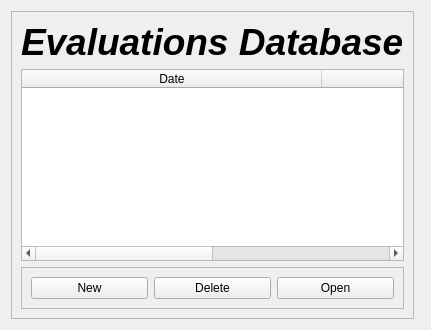
      <widget class="QWidget" name="tab_5">
       <attribute name="title">
        <string>Evaluations</string>
       </attribute>
       <layout class="QGridLayout" name="gridLayout_8">
        <item row="0" column="0">
         <widget class="QFrame" name="frame_26">
          <property name="maximumSize">
           <size>
            <width>461</width>
            <height>521</height>
           </size>
          </property>
          <property name="frameShape">
           <enum>QFrame::StyledPanel</enum>
          </property>
          <property name="frameShadow">
           <enum>QFrame::Raised</enum>
          </property>
          <layout class="QGridLayout" name="gridLayout_19">
           <item row="0" column="0">
            <widget class="QLabel" name="label_52">
             <property name="font">
              <font>
               <family>Ubuntu</family>
               <pointsize>28</pointsize>
               <weight>75</weight>
               <italic>true</italic>
               <bold>true</bold>
              </font>
             </property>
             <property name="text">
              <string>Evaluations Database</string>
             </property>
            </widget>
           </item>
           <item row="1" column="0">
            <widget class="QTableWidget" name="tableWidget_2">
             <attribute name="horizontalHeaderDefaultSectionSize">
              <number>100</number>
             </attribute>
             <attribute name="horizontalHeaderMinimumSectionSize">
              <number>300</number>
             </attribute>
             <attribute name="horizontalHeaderShowSortIndicator" stdset="0">
              <bool>true</bool>
             </attribute>
             <attribute name="horizontalHeaderStretchLastSection">
              <bool>true</bool>
             </attribute>
             <column>
              <property name="text">
               <string>Date</string>
              </property>
             </column>
             <column>
              <property name="text">
               <string>Student Name</string>
              </property>
             </column>
            </widget>
           </item>
           <item row="2" column="0">
            <widget class="QFrame" name="frame_27">
             <property name="frameShape">
              <enum>QFrame::StyledPanel</enum>
             </property>
             <property name="frameShadow">
              <enum>QFrame::Raised</enum>
             </property>
             <layout class="QHBoxLayout" name="horizontalLayout_4">
              <item>
               <widget class="QPushButton" name="pushButton_12">
                <property name="text">
                 <string>New</string>
                </property>
               </widget>
              </item>
              <item>
               <widget class="QPushButton" name="pushButton_13">
                <property name="text">
                 <string>Delete</string>
                </property>
               </widget>
              </item>
              <item>
               <widget class="QPushButton" name="pushButton_14">
                <property name="text">
                 <string>Open</string>
                </property>
               </widget>
              </item>
             </layout>
            </widget>
           </item>
          </layout>
         </widget>
        </item>
        <item row="0" column="1">
         <widget class="QFrame" name="frame_6">
          <property name="maximumSize">
           <size>
            <width>891</width>
            <height>541</height>
           </size>
          </property>
          <property name="frameShape">
           <enum>QFrame::StyledPanel</enum>
          </property>
          <property name="frameShadow">
           <enum>QFrame::Raised</enum>
          </property>
          <widget class="QLabel" name="label_38">
           <property name="geometry">
            <rect>
             <x>10</x>
             <y>10</y>
             <width>332</width>
             <height>41</height>
            </rect>
           </property>
           <property name="font">
            <font>
             <family>Ubuntu</family>
             <pointsize>28</pointsize>
             <weight>75</weight>
             <italic>true</italic>
             <bold>true</bold>
            </font>
           </property>
           <property name="text">
            <string>Evaluation Sumary</string>
           </property>
          </widget>
          <widget class="QFrame" name="frame_28">
           <property name="geometry">
            <rect>
             <x>10</x>
             <y>77</y>
             <width>471</width>
             <height>84</height>
            </rect>
           </property>
           <property name="frameShape">
            <enum>QFrame::StyledPanel</enum>
           </property>
           <property name="frameShadow">
            <enum>QFrame::Raised</enum>
           </property>
           <layout class="QGridLayout" name="gridLayout_24">
            <item row="0" column="0">
             <widget class="QLabel" name="label_11">
              <property name="text">
               <string>Student Name</string>
              </property>
             </widget>
            </item>
            <item row="0" column="1">
             <widget class="QLineEdit" name="lineEdit"/>
            </item>
            <item row="0" column="2">
             <widget class="QLabel" name="label_53">
              <property name="text">
               <string>Date</string>
              </property>
             </widget>
            </item>
            <item row="0" column="3">
             <widget class="QDateEdit" name="dateEdit_2"/>
            </item>
            <item row="1" column="0">
             <widget class="QLabel" name="label_28">
              <property name="text">
               <string>Supervisor</string>
              </property>
             </widget>
            </item>
            <item row="1" column="1">
             <widget class="QLineEdit" name="lineEdit_2"/>
            </item>
            <item row="1" column="2">
             <widget class="QLabel" name="label_54">
              <property name="text">
               <string>Time</string>
              </property>
             </widget>
            </item>
            <item row="1" column="3">
             <widget class="QTimeEdit" name="timeEdit"/>
            </item>
           </layout>
          </widget>
          <widget class="QTabWidget" name="tabWidget">
           <property name="geometry">
            <rect>
             <x>10</x>
             <y>167</y>
             <width>861</width>
             <height>341</height>
            </rect>
           </property>
           <property name="currentIndex">
            <number>0</number>
           </property>
           <widget class="QWidget" name="tab_12">
            <attribute name="title">
             <string>Overview</string>
            </attribute>
           </widget>
           <widget class="QWidget" name="tab_13">
            <attribute name="title">
             <string>Timeline</string>
            </attribute>
           </widget>
           <widget class="QWidget" name="tab_15">
            <attribute name="title">
             <string>Adaptation</string>
            </attribute>
           </widget>
           <widget class="QWidget" name="tab_14">
            <attribute name="title">
             <string>Pictures</string>
            </attribute>
           </widget>
          </widget>
          <widget class="QLabel" name="Userimage">
           <property name="geometry">
            <rect>
             <x>610</x>
             <y>20</y>
             <width>151</width>
             <height>151</height>
            </rect>
           </property>
           <property name="maximumSize">
            <size>
             <width>151</width>
             <height>151</height>
            </size>
           </property>
           <property name="frameShape">
            <enum>QFrame::Box</enum>
           </property>
           <property name="text">
            <string/>
           </property>
           <property name="pixmap">
            <pixmap>../../../../.designer/backup/user2.png</pixmap>
           </property>
           <property name="scaledContents">
            <bool>true</bool>
           </property>
           <property name="alignment">
            <set>Qt::AlignCenter</set>
           </property>
           <property name="wordWrap">
            <bool>true</bool>
           </property>
           <property name="indent">
            <number>-1</number>
           </property>
          </widget>
         </widget>
        </item>
       </layout>
      </widget>
